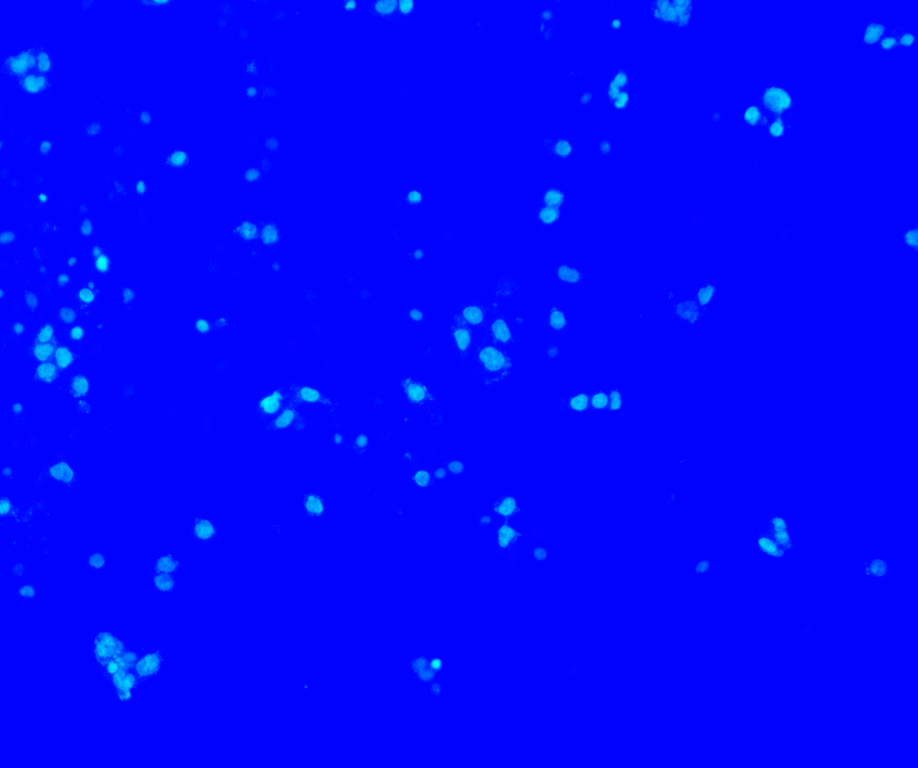
#> input picture 4e-50lum-10x-365-5.tif, 918 x 768 px, shrunk from 2448 x 2048 before the run
$ python -i scanning_algorithm_v1.py   (imports and definitions only)
#> lines starting #> are read from the running program, lines starting #| are printed output that depends on the picture; after the words box and inside, x2 and y2 are one past the last pixel; in counts of white or black regions, pixels touching at a corner belong together
import cv2
import numpy as np
import matplotlib.pyplot as plt


# Класс алгоритма
class ScanningAlgorithmV1:
    NAME = 'Неплоский фон'

    # Функция иницилизации
    def __init__(self):
        self.file = ''

    # [8 lines left out: function print_hist, not called in this run]

    def print_image(self, image_, label=""):
        plt.figure(label)
        plt.axis("off")
        plt.imshow(image_)

    # [12 lines left out: functions print_contours, gaussian, not called in this run]

    def remove_background(self, image):
        height, width = image.shape
        pixel_num = np.arange(0, width, 1)
        for row in range(0, height):
            pfit = np.polyfit(pixel_num, image[row], 3)
            background = np.polyval(pfit, pixel_num)  # .astype(np.uint8)
            new_line = (image[row] - background)
            filtered_array = np.where(new_line > 0, new_line, 0).astype(np.uint8)
            image[row] = filtered_array
        return image

    # [4 lines left out: function amplify, not called in this run]

    def line_is_not_belongs_to_border(self, line, width, height):
        width = (width - 1)
        height = (height - 1)
        for point in line:
            if (point[0][0] == 0) or (point[0][1] == 0) or (point[0][0] == width) or (point[0][1] == height):
                return False
        return True

    def contour_is_bigger_than(self, min_width: int, min_height: int, contour_):
        y = contour_[:, 0, 0]
        x = contour_[:, 0, 1]
        (top_y, top_x) = (np.min(y), np.min(x))
        (bottom_y, bottom_x) = (np.max(y), np.max(x))
        width = bottom_x - top_x
        height = bottom_y - top_y

        return (width >= min_width) & (height >= min_height)

    # [178 lines left out: functions save_contour, cell_counting, cell_counting_image, optimal, filter_by_threshold, adaptive_thresholding and 1 more, not called in this run]

    # Функция для старта сканирования изображения
    def scan(self, file):
#> called with file = '../4e-50lum-10x-365-5.tif'
        self.file = file
        image_grayscale = cv2.imread(file, cv2.IMREAD_GRAYSCALE)
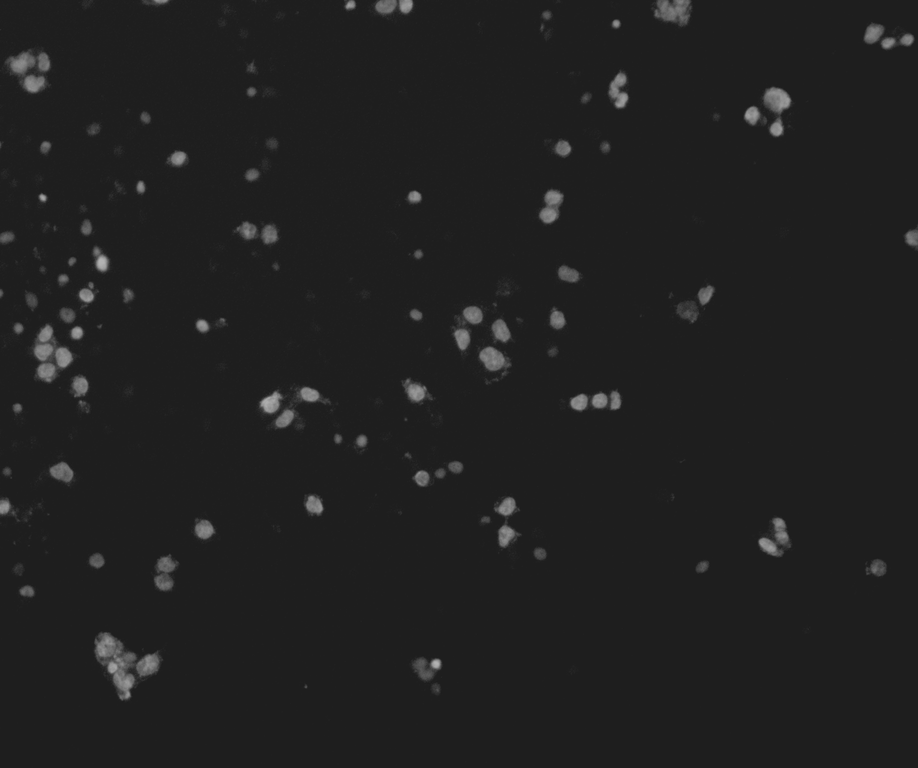
#> image_grayscale: shape (768, 918); min 29, max 179, mean 32.6
        image_rgb = cv2.cvtColor(image_grayscale, cv2.COLOR_GRAY2RGB)
        self.print_image(image_grayscale)

        print(f'Testing {ScanningAlgorithmV1.NAME} method')

        height, width = image_grayscale.shape
#> height = 768; width = 918

        image_cleared = self.remove_background(image_grayscale)  # удаление фона по полиному 3 порядка
#> the loop in remove_background, `for row in range(0, height):` made 768 passes
#> pfit on passes 1 to 3: [6.42e-08, -0.000143, 0.0759, 30.8], [5.03e-08, -0.000132, 0.0771, 29.93], [3.48e-08, -0.000118, 0.078, 28.81]
#> after the loop in remove_background, `for row in range(0, height):`:
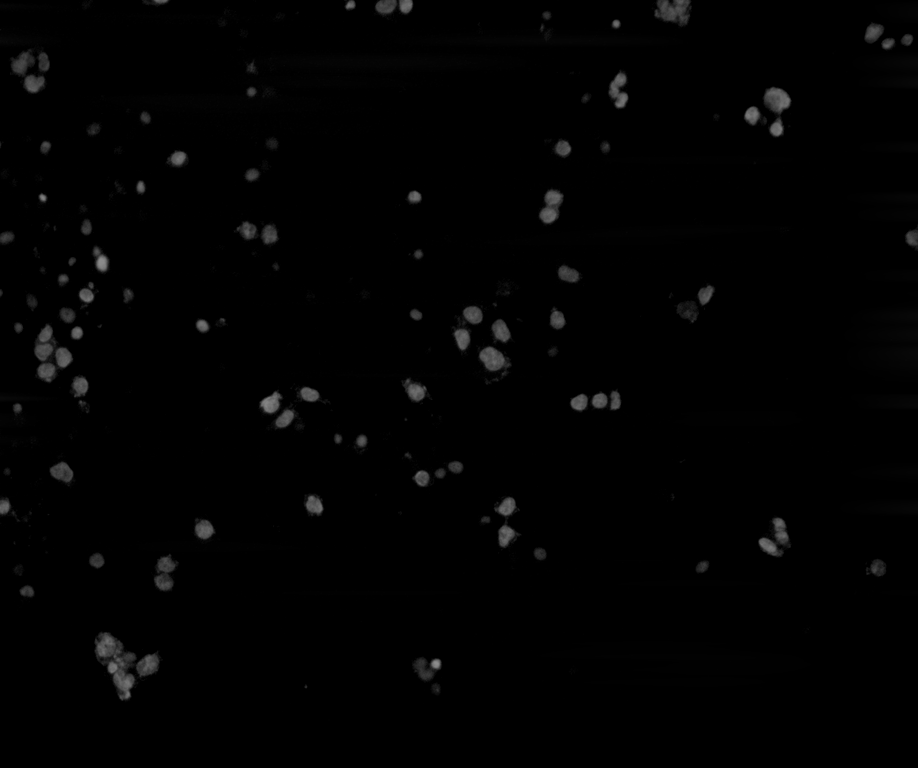
#> image: shape (768, 918); min 0, max 141, mean 2.1

        ret, mask = cv2.threshold(image_cleared, 15, 255, cv2.THRESH_BINARY)
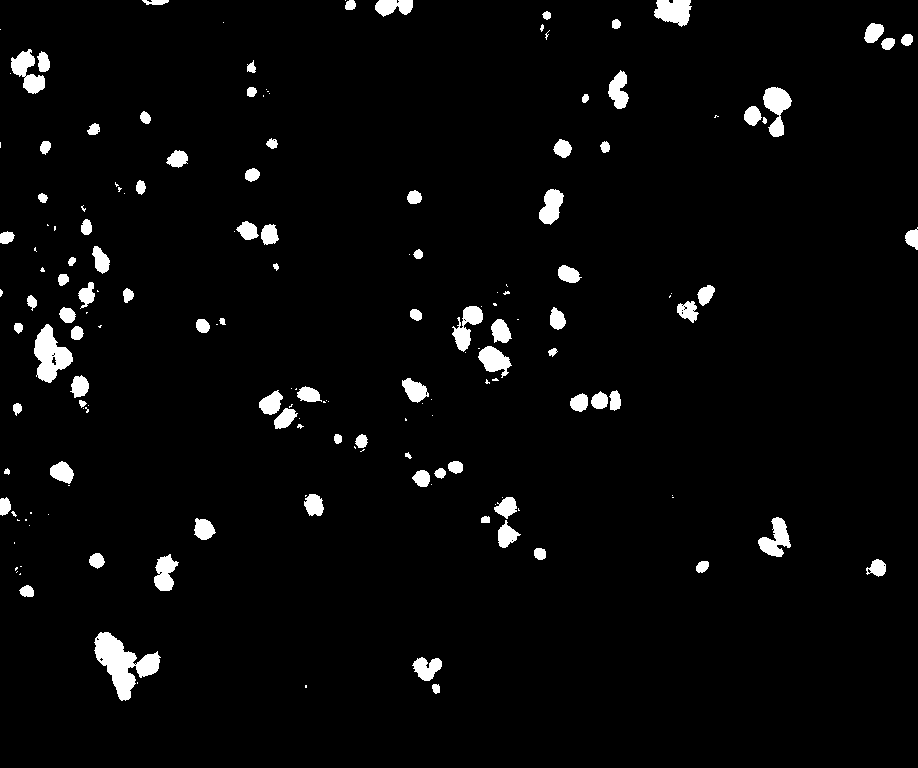
#> mask: shape (768, 918); 3.4% white; 169 white regions (76 under 20 px), largest, box (x1, y1, x2, y2) and area: (94, 632, 161, 701) 2048, (34, 324, 73, 383) 1278, (763, 87, 792, 137) 797

        masked_image = cv2.bitwise_and(image_cleared, mask)

        canny = cv2.Canny(masked_image, 50, 65, 0)
#> canny: shape (768, 918); 1.2% white in thin lines or dots
        dilated = cv2.dilate(canny, (2, 2), iterations=3)
#> dilated: shape (768, 918); 3% white; 144 white regions (35 under 20 px), largest, box (x1, y1, x2, y2) and area: (94, 632, 161, 704) 1781, (34, 324, 73, 386) 970, (758, 517, 791, 560) 651
        kernel = cv2.getStructuringElement(cv2.MORPH_ELLIPSE, (5, 5))
        closed = cv2.morphologyEx(dilated.copy(), cv2.MORPH_CLOSE, kernel)
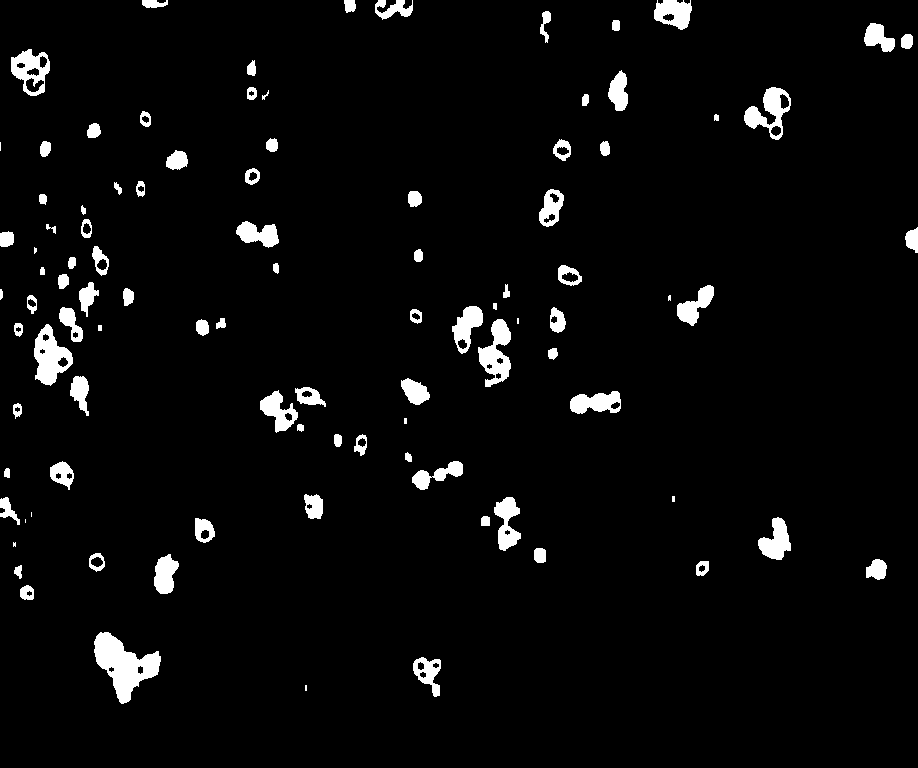
#> closed: shape (768, 918); 3.9% white; 98 white regions (10 under 20 px)

        contour, hierarchy = cv2.findContours(closed.copy(), cv2.RETR_EXTERNAL, cv2.CHAIN_APPROX_SIMPLE)
#> contour = 98 contours, 14 with area under 20; largest, box (x1, y1, x2, y2) and area: (94, 632, 161, 704) 2278, (34, 324, 73, 386) 1368, (11, 49, 50, 96) 1187, (478, 319, 511, 387) 1174, (744, 87, 791, 140) 1142

        contour_filtered_by_length = tuple(item for item in contour if item.size > 50)  # фильтрация по длине
#> contour_filtered_by_length = 39 contours; largest, box (x1, y1, x2, y2) and area: (94, 632, 161, 704) 2278, (34, 324, 73, 386) 1368, (11, 49, 50, 96) 1187, (478, 319, 511, 387) 1174, (744, 87, 791, 140) 1142
        contour_filtered_by_size = tuple(
            item for item in contour_filtered_by_length if
            self.contour_is_bigger_than(4, 4, item))  # по размеру объекта
#> contour_filtered_by_size has the same summary as contour_filtered_by_length
        contour_filtered_by_border = tuple(line for line in contour_filtered_by_length if (
            self.line_is_not_belongs_to_border(line, width=width, height=height)))  # по касанию к границе
#> contour_filtered_by_border = 35 contours; largest, box (x1, y1, x2, y2) and area: (94, 632, 161, 704) 2278, (34, 324, 73, 386) 1368, (11, 49, 50, 96) 1187, (478, 319, 511, 387) 1174, (744, 87, 791, 140) 1142
        contour_set = contour_filtered_by_size
#> contour_set has the same summary as contour_filtered_by_length

        image_cleared_rgb = cv2.cvtColor(image_cleared, cv2.COLOR_GRAY2RGB)
        stencil = np.zeros(image_cleared_rgb.shape).astype(image_cleared_rgb.dtype)
        color = [255, 255, 255]
        for cnt in contour_set:
            cv2.fillPoly(stencil, contour_set, color)
#> this loop made 39 passes
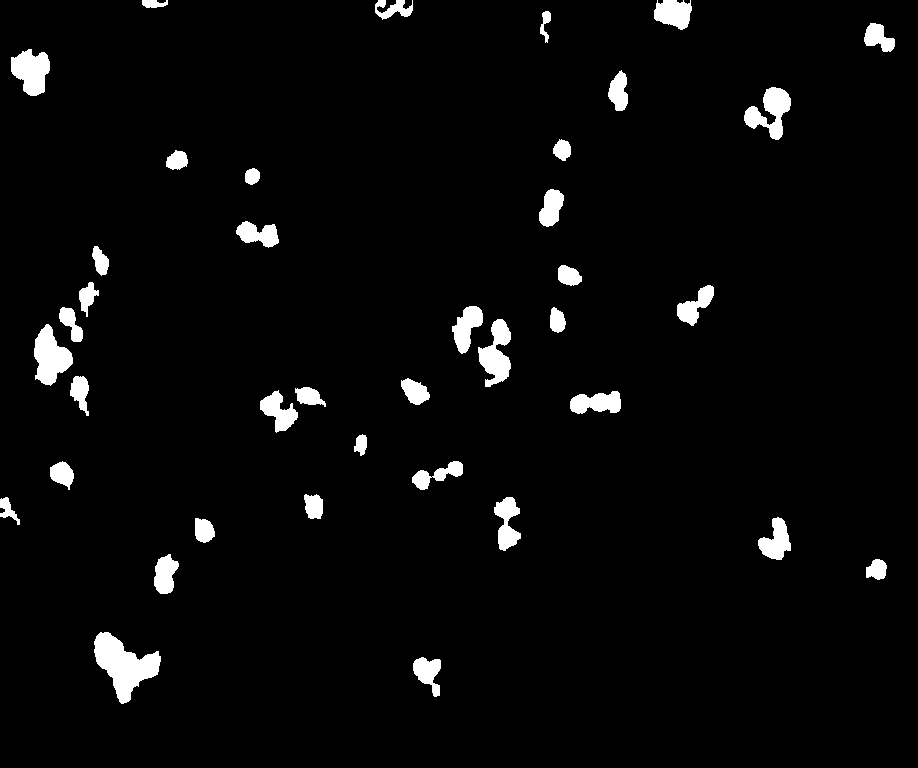
#> stencil: shape (768, 918, 3); 3.5% white; 39 white regions, largest, box (x1, y1, x2, y2) and area: (94, 632, 161, 704) 2387, (34, 324, 73, 386) 1444, (478, 319, 511, 387) 1272
        result = cv2.bitwise_and(image_cleared_rgb.copy(), stencil)

        result_contoured = cv2.drawContours(result.copy(), contour_set, -1, (255, 0, 0), 2)
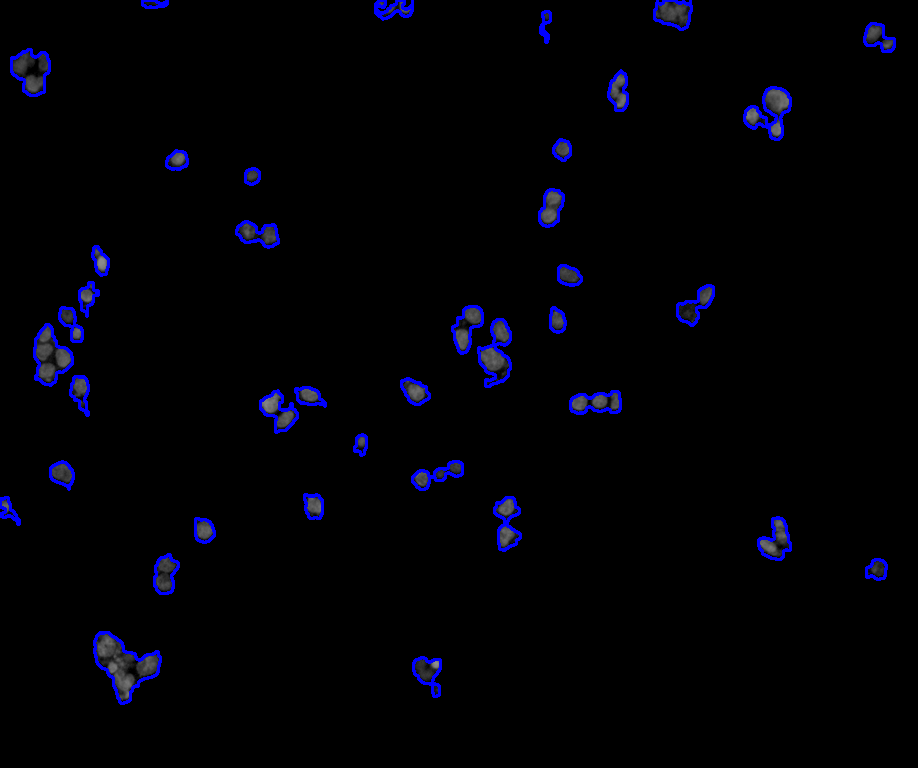
#> result_contoured: shape (768, 918, 3); mean B, G, R 6.5, 1.3, 1.3
        self.print_image(result_contoured, "full")
        print(f'{file} cells in the image : {len(contour_set)}')
#| ../4e-50lum-10x-365-5.tif cells in the image : 39

        plt.savefig('result.png')
        plt.show()
        return {
            'method_name': ScanningAlgorithmV1.NAME,
            'contour_set': len(contour_set),
            'path_file': 'result.png'
        }

>>> result = ScanningAlgorithmV1().scan('../4e-50lum-10x-365-5.tif')
#> result = {'method_name': 'Неплоский фон', 'contour_set': 39, 'path_file': 'result.png'}

$ run again, on 5a-50lum-10x-365-2.tif
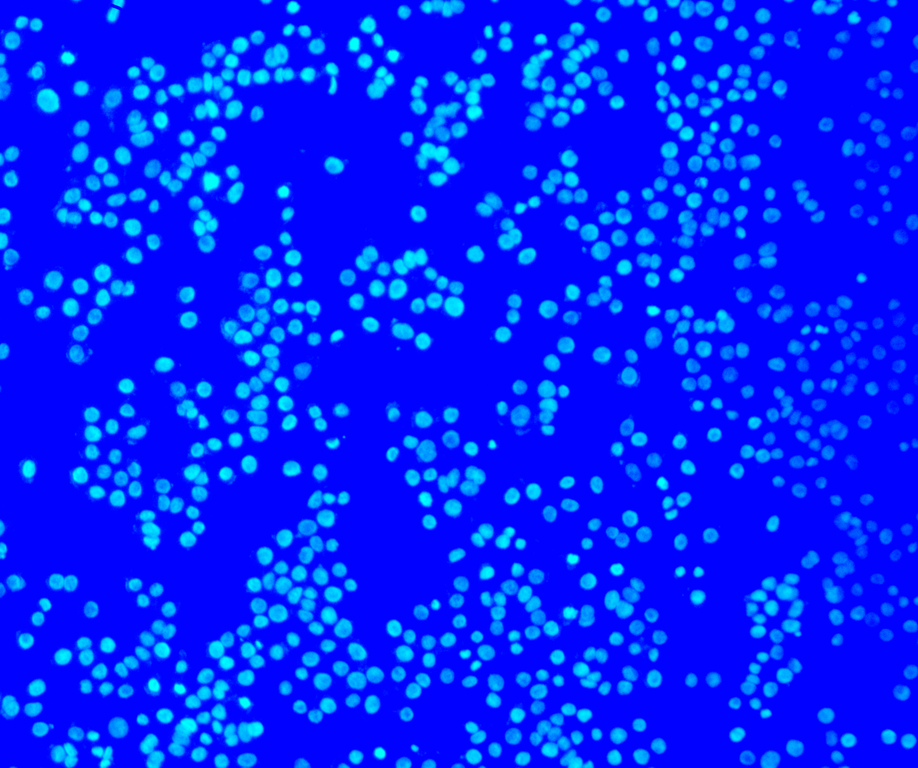
#> input picture 5a-50lum-10x-365-2.tif, 918 x 768 px, shrunk from 2448 x 2048 before the run
#> in scan, `image_grayscale = cv2.imread(file, cv2.IMREAD_GRAYSCALE)`:
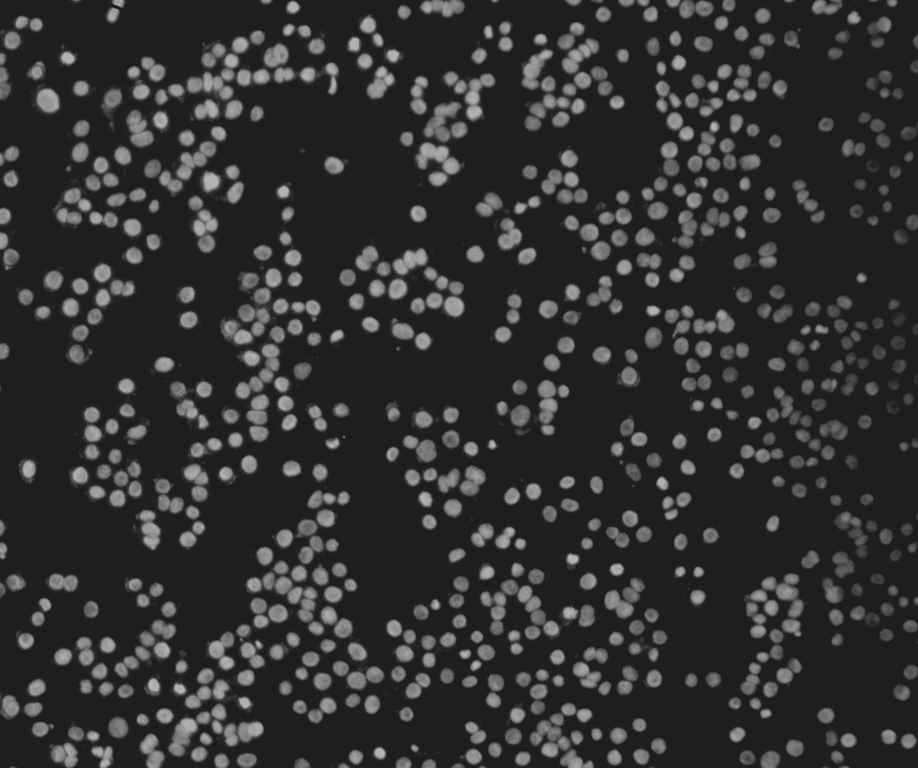
#> image_grayscale: shape (768, 918); min 29, max 179, mean 49.5
#> the loop in remove_background, `for row in range(0, height):` made 768 passes
#> pfit on passes 1 to 3: [-3.68e-07, 0.000466, -0.12, 44.83], [-3.57e-07, 0.000426, -0.0915, 41.29], [-3.32e-07, 0.000377, -0.0663, 38.79]
#> mask: shape (768, 918); 20.3% white; 704 white regions (77 under 20 px), largest, box (x1, y1, x2, y2) and area: (481, 580, 560, 636) 1551, (748, 573, 804, 637) 1456, (530, 703, 592, 757) 1328
#> canny: shape (768, 918); 6.9% white in thin lines or dots
#> dilated: shape (768, 918); 17.8% white; 615 white regions (61 under 20 px), largest, box (x1, y1, x2, y2) and area: (525, 22, 612, 134) 2365, (262, 490, 336, 638) 2348, (747, 573, 804, 663) 1876
#> closed: shape (768, 918); 22.8% white; 369 white regions (14 under 20 px)
#> contour = 369 contours, 18 with area under 20; largest, box (x1, y1, x2, y2) and area: (209, 490, 357, 689) 8826, (220, 268, 320, 445) 6848, (522, 22, 624, 134) 4424, (155, 30, 294, 122) 4180, (672, 114, 760, 251) 4070
#> contour_filtered_by_length = 165 contours; largest, box (x1, y1, x2, y2) and area: (209, 490, 357, 689) 8826, (220, 268, 320, 445) 6848, (522, 22, 624, 134) 4424, (155, 30, 294, 122) 4180, (672, 114, 760, 251) 4070
#> contour_filtered_by_size has the same summary as contour_filtered_by_length
#> contour_filtered_by_border = 143 contours; largest, box (x1, y1, x2, y2) and area: (209, 490, 357, 689) 8826, (220, 268, 320, 445) 6848, (522, 22, 624, 134) 4424, (155, 30, 294, 122) 4180, (672, 114, 760, 251) 4070
#> contour_set has the same summary as contour_filtered_by_length
#> in scan, `result_contoured = cv2.drawContours(result.copy(), contour_set, -1, (2..`:
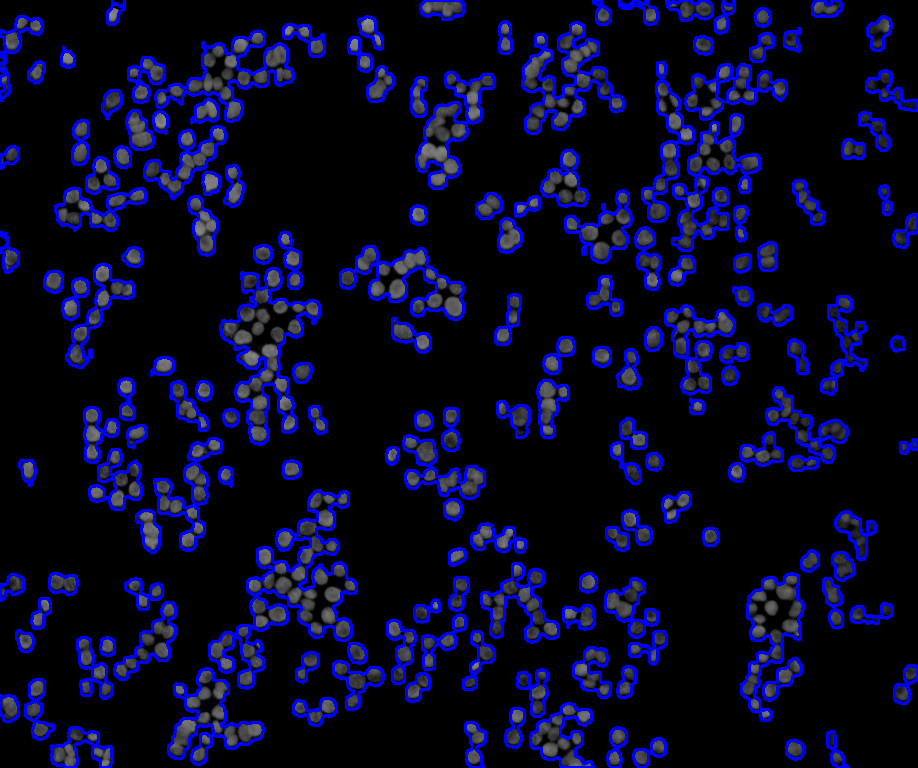
#> result_contoured: shape (768, 918, 3); mean B, G, R 39.8, 8.3, 8.3
#| ../5a-50lum-10x-365-2.tif cells in the image : 165
#> `result = ScanningAlgorithmV1().scan('../4e-50lum-10x-365-5.tif')`: result = {'method_name': 'Неплоский фон', 'contour_set': 165, 'path_file': 'result.png'}
